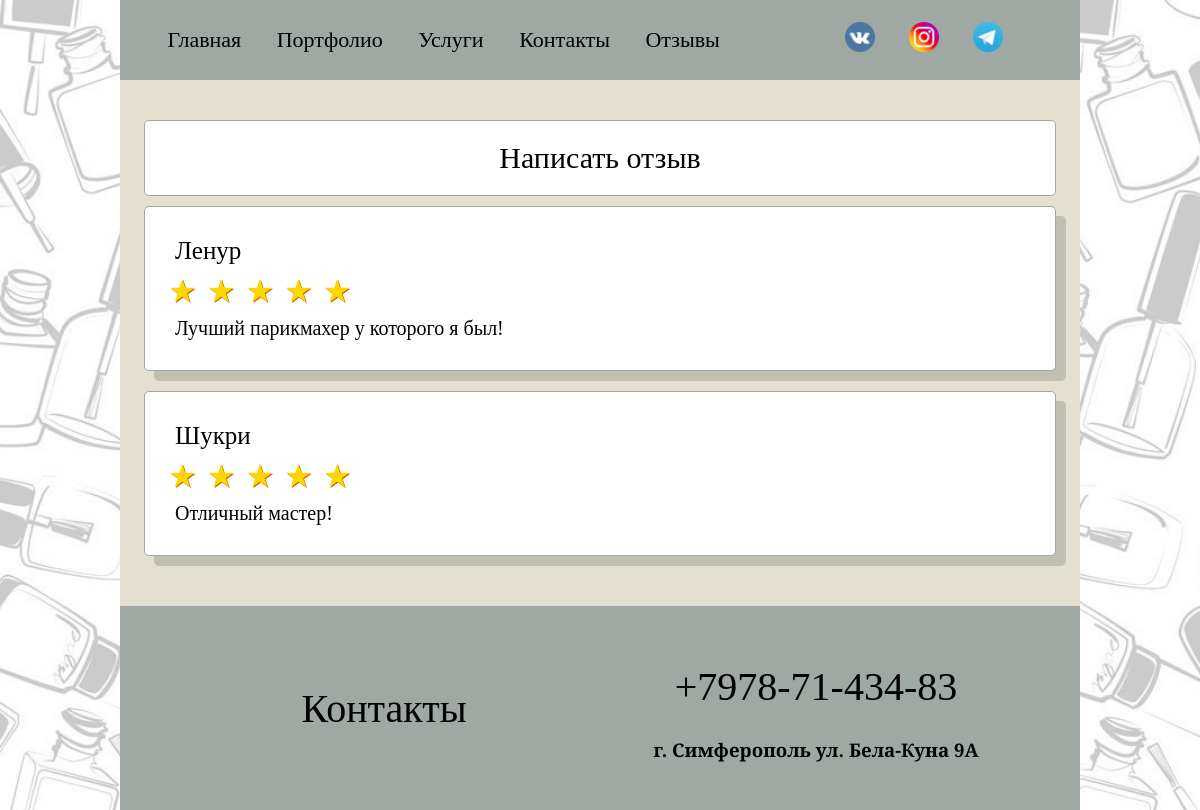
/feedbacks/, run on the app's committed database.
### main/models.py (models this page shows, shortened)
class Feedback(models.Model):
    name = models.CharField('Имя', max_length=50)
    quality = models.IntegerField('Оценка', validators=[MaxValueValidator(5)])
    feedback = models.TextField('Отзыв')

### main/views.py (the view)
# urls.py: path('feedbacks/', views.feedbacks, name='feedbacks'),
def feedbacks(request):
    feedbacks = Feedback.objects.all().order_by('-id')
    return render(request, 'main/feedbacks.html', {'title': 'Отзывы', 'feedbacks': feedbacks})

### main/templatetags/my_filters.py (called while the page is built)
@register.filter(name='times')
def times(number):
    return range(number)

@register.filter(name='greystars')
def greystars(number):
    return 5-number

### main/templates/main/feedbacks.html (shortened to what this page needs)
{% extends 'main/layout.html' %}
{% load static %}
{% load my_filters %}
{% block content %}
<div class="block_container color1">
    <a href="{% url 'createfb' %}" class="btn-add-fb">Написать отзыв</a>
    {% for el in feedbacks %}
    <div class="fb-block">
        <div class="fb-name">
            {{ el.name }}
        </div>
        <div class="fb-rating">
            {% for i in el.quality|times %}
                <span class="active"></span>
            {% endfor %}
        </div>
        <div class="fb-fbtext">
            {{ el.feedback }}
        </div>
    </div>
    {% endfor %}
</div>
{% endblock %}

### main/static/main/css/main.css (style rules this page uses)
body { background: url("/static/main/img/bg.jpg") no-repeat; background-size: cover; background-attachment: fixed; font-family: 'Playfair Display', serif; width: 80%; margin: auto; }
a { text-decoration: none; color: #000000; }
.block_container { display: flex; flex-wrap: wrap; justify-content: center; width: 100%; overflow: hidden; padding-top: 30px; padding-bottom: 30px; background-color: white; }
.fb-block { box-sizing: border-box; padding: 20px; width: 95%; border-radius: 5px; border: 0.5px solid #9FA8A3; box-shadow: 10px 10px rgba(0, 0, 0, .15); transition: all .4s ease; margin-bottom: 20px; background-color: #ffffff; }
.fb-name { font-size: 25px; margin: 10px; }
.fb-rating span { padding: 0; font-size: 32px; margin: 0 3px; line-height: 1; color: lightgrey; text-shadow: 1px 1px #bbb; }
.fb-rating>span:before { content: '★'; }
.fb-rating>span.active { color: gold; text-shadow: 1px 1px #c60; }
.fb-fbtext { font-size: 20px; margin: 10px; }
.btn-add-fb { box-sizing: border-box; padding: 20px; width: 95%; border-radius: 5px; border: 0.5px solid #9FA8A3; transition: all .2s ease; margin-bottom: 20px; background-color: #ffffff; font: inherit; font-size: 30px; text-align: center; margin: 10px 0 10px 0; }
.color1 { background-color: #E3E0CF; }

### data on the page
Feedback: name "Ленур", quality 5 (drawn), feedback "Лучший парикмахер у которого я был!"
Feedback: name "Шукри", quality 5 (drawn), feedback "Отличный мастер!"
